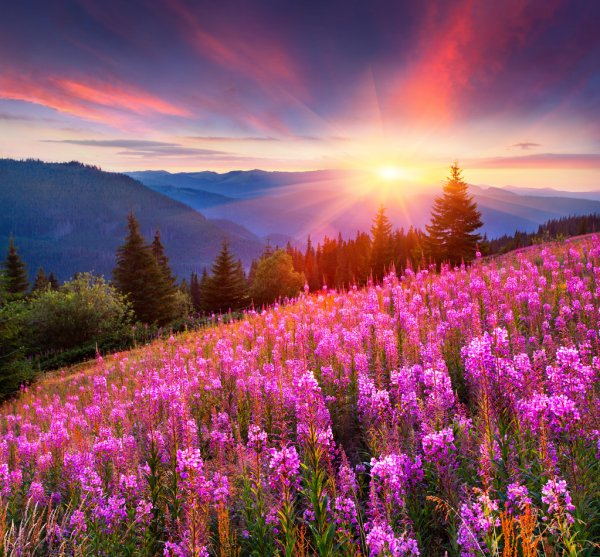
#> input picture computer vision/image transformations/noise elimination/data/img_1.png, 600 x 557 px
$ python gamma.py
#> lines starting #> are read from the running program, lines starting #| are printed output that depends on the picture
import cv2
import numpy as np
from PIL import Image

img = cv2.imread('data/img_1.png')
#> img is the input picture: shape (557, 600, 3); mean B, G, R 103.6, 83.3, 139.5

img1 = np.power(img/float(np.max(img)), 1/1.5)
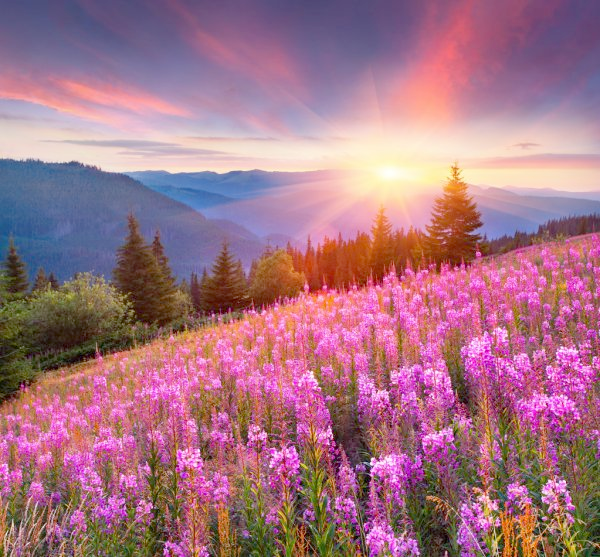
#> img1: shape (557, 600, 3) float64; mean B, G, R 0.522, 0.457, 0.649
img2 = np.power(img/float(np.max(img)), 1.5)
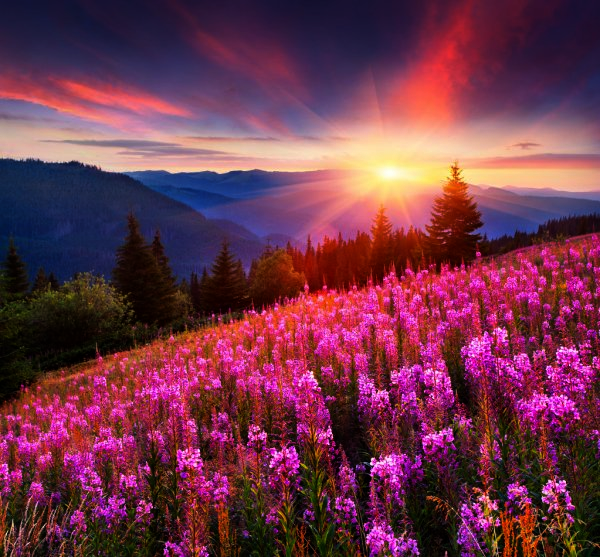
#> img2: shape (557, 600, 3) float64; mean B, G, R 0.292, 0.21, 0.443

cv2.imshow('src', img)
cv2.imshow('gamma=1/1.5', img1)
cv2.imshow('gamma=1.5', img2)
cv2.waitKey(0)

$ run again, with computer vision/image transformations/noise elimination/data/img_2.jpg saved as computer vision/image transformations/noise elimination/data/img_1.png
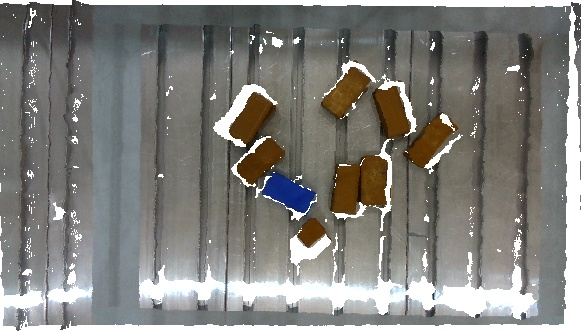
#> input picture computer vision/image transformations/noise elimination/data/img_2.jpg, 581 x 331 px
#> img is the input picture: shape (331, 581, 3); mean B, G, R 124.1, 128.3, 129
#> `img1 = np.power(img/float(np.max(img)), 1/1.5)`:
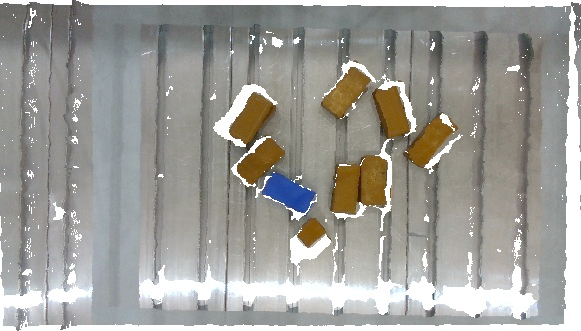
#> img1: shape (331, 581, 3) float64; mean B, G, R 0.601, 0.62, 0.623
#> `img2 = np.power(img/float(np.max(img)), 1.5)`:
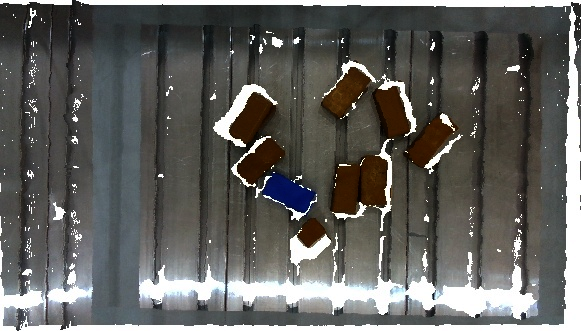
#> img2: shape (331, 581, 3) float64; mean B, G, R 0.37, 0.382, 0.383
